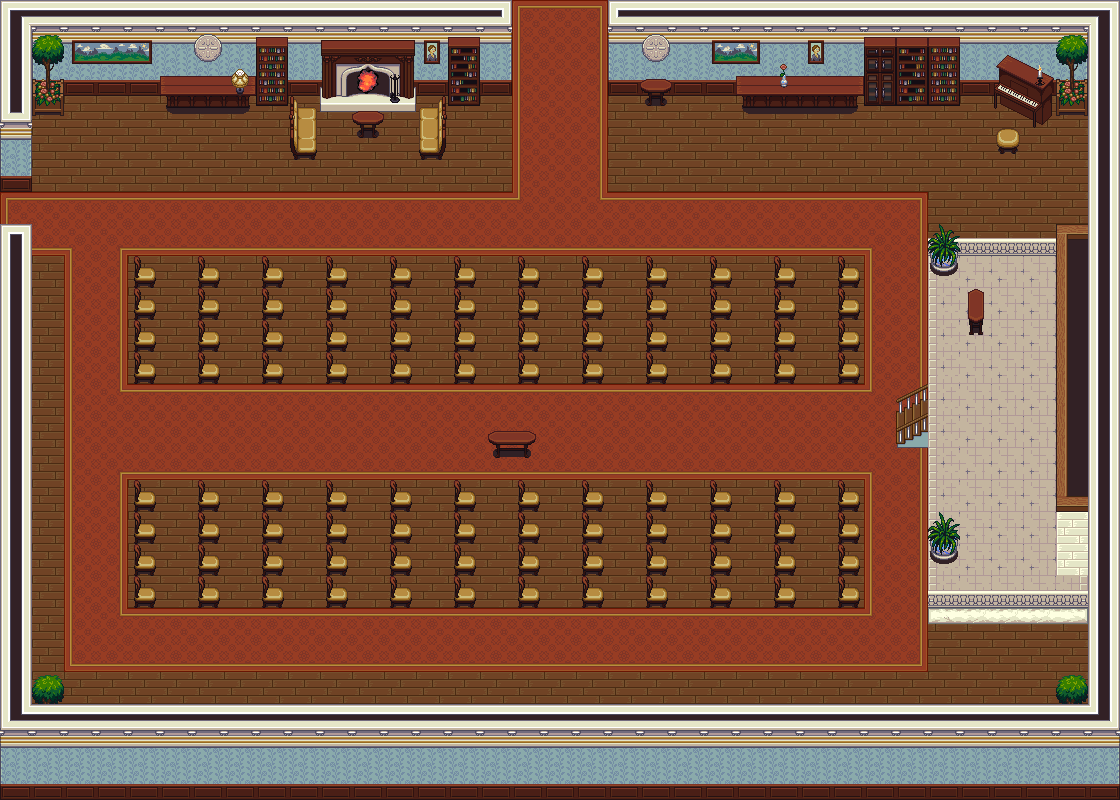

The image is a tile-based game level rendered from a .tmx file. Its description and source (layers, tilesets, objects; grid data summarised) follow:
An orthogonal 35x25 tile map with 32x32 px tiles, 5 tile layers (floor, carpet, walls, furniture, ...), 5 tilesets.

<map version="1.2" tiledversion="1.3.2" orientation="orthogonal" renderorder="right-down" compressionlevel="-1" width="35" height="25" tilewidth="32" tileheight="32" infinite="0" nextlayerid="6" nextobjectid="1">
 <tileset firstgid="1" source="tilesets/Indoor.tsx" />
 <tileset firstgid="1795" source="tilesets/posterboard.tsx" />
 <tileset firstgid="1801" source="tilesets/victorian-accessories.tsx" />
 <tileset firstgid="4361" source="tilesets/Terrain.tsx" />
 <tileset firstgid="5385" source="tilesets/victorian-market.tsx" />
 <layer id="1" name="floor" width="35" height="25">
  <data>[875 cells, 875 non-empty, 1 distinct tile ids]</data>
 </layer>
 <layer id="3" name="carpet" width="35" height="25">
  <data>[875 cells, 308 non-empty, 26 distinct tile ids]</data>
 </layer>
 <layer id="2" name="walls" width="35" height="25">
  <data>[875 cells, 260 non-empty, 31 distinct tile ids]</data>
 </layer>
 <layer id="4" name="furniture" width="35" height="25">
  <data>[875 cells, 163 non-empty, 46 distinct tile ids]</data>
 </layer>
 <layer id="5" name="decor1" width="35" height="25">
  <data>[875 cells, 17 non-empty, 14 distinct tile ids]</data>
 </layer>
</map>
